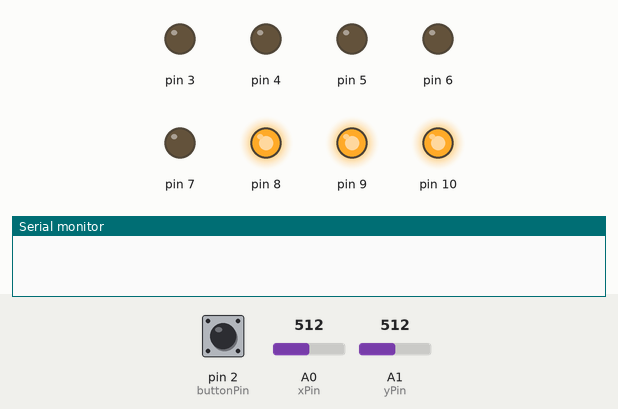
Simulated run of this sketch. Board: Arduino Uno, built with avr-gcc and run on an emulated ATmega328P. Shown: output pins drawn as LEDs (lit = HIGH), the last lines printed to the serial monitor. The test bench sets the inputs (shaded band); at power-on: A1 (yPin) = 512, pin 2 (buttonPin) HIGH, A0 (xPin) = 512.

Above: at 1.2 s.
1.3 s: A1 (yPin) set to 986
2.8 s: A1 (yPin) set to 1015
At 3.6 s:
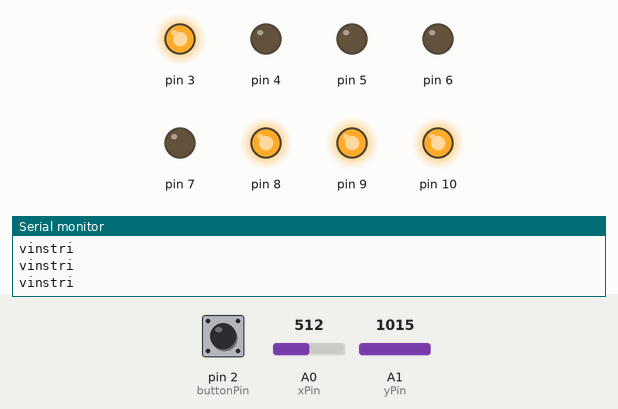
Timing chart, 0 to 5.8 s (numbered marks = the images above; inputs shaded):
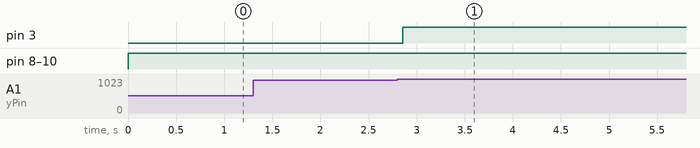

The sketch:

Joystick_og_ljos.ino
```cpp
const int xPin = A0;
const int yPin = A1;
const int buttonPin = 2;

//const int LED_1 = 3;

int xPosition = 0;
int yPosition = 0;
int buttonState = 0;

int LED = 0;
int ljosastada[] = {1,0,0,0,0,0,0,0};

void setup() {
  // initialize serial communications at 9600 bps:
  for (int x = 2; x < 11; x++){
    pinMode(x,OUTPUT);
  }
  Serial.begin(9600);

  pinMode(xPin, INPUT);
  pinMode(yPin, INPUT);

  //activate pull-up resistor on the push-button pin
  pinMode(buttonPin, INPUT_PULLUP);

  // For versions prior to Arduino 1.0.1
  // pinMode(buttonPin, INPUT);
  // digitalWrite(buttonPin, HIGH);
}

void loop() {
  xPosition = analogRead(xPin);
  yPosition = analogRead(yPin);
  buttonState = digitalRead(buttonPin);

    if (yPosition < 100){
        Serial.println("hægri");
        if (LED != 7){
            Serial.println("hægri0");
            if (ljosastada[LED] == 1){
                Serial.println("hægri1");
                digitalWrite(LED + 3,LOW);
                ljosastada[LED] = 0;
                LED = LED - 1;
                if (ljosastada[LED] != 2){
                    Serial.println("hægri2");
                    ljosastada[LED] = 1; // kveiki ljósið á nýja staðnum
                }
            }
            else if (ljosastada[LED] == 2){
                Serial.println("hægri3");
                LED = LED - 1;
                if (ljosastada[LED] != 2){
                    ljosastada[LED] = 1; // kveiki ljósið á nýja staðnum
                }
            }
        }
    }
    else if (yPosition > 1000){
        Serial.println("vinstri");
        if (LED != 3){
            Serial.println("vinstri0");
            if (ljosastada[LED] == 1){
                Serial.println("vinstri1");
                digitalWrite(LED + 3,LOW);
                LED = LED + 1;
                if (ljosastada[LED] != 2){
                    Serial.println("vinstri2");
                    ljosastada[LED] = 1; // kveiki ljósið á nýja staðnum
                }
            }
            else if (ljosastada[LED] == 2){
                Serial.println("vinstri3");
                LED = LED - 1;
                if (ljosastada[LED] != 2){
                    ljosastada[LED] = 1; // kveiki ljósið á nýja staðnum
                }
            }
        }
    }
    else if (buttonState == 0){
        ljosastada[LED] = 2;
    }
    for( int i = 3; i < 11; i = i + 1 ) {
        if (ljosastada[i] == 0){
            digitalWrite(i,LOW);
        }
        else {
            digitalWrite(i,HIGH);
        }
    }
}
```

Measured:
- the behaviour switches between 1000 and 1001 on A1 (yPin) (found by bisection; images 0 and 1)
- after the input at 1.3 s, every drawn part: stays the same
- after the input at 2.8 s, pin 3: LOW → HIGH after 0.05 s
